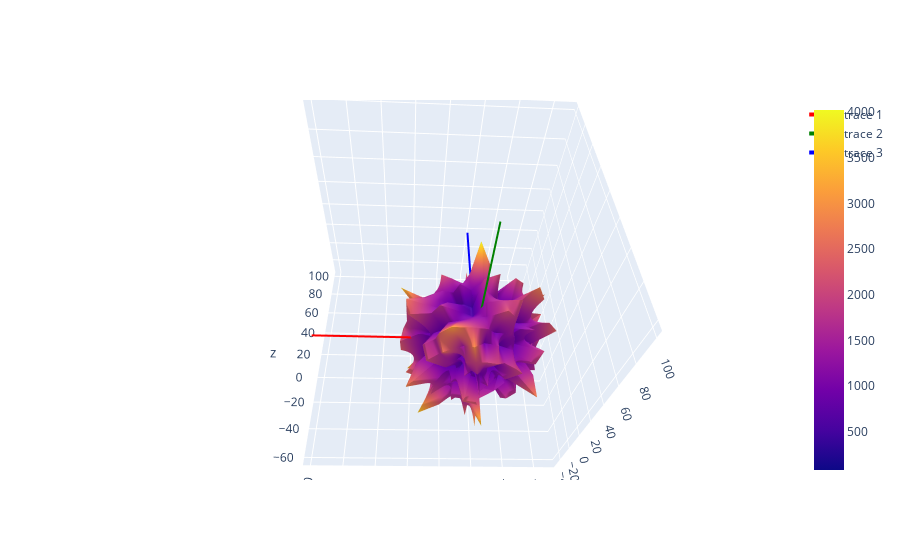

Write notebook code for a chart like this one.
### Code cell
import pandas as pd
import numpy as np
import plotly.express as px
import plotly.graph_objects as go

def ms(x, y, z, r, resolution=50):
    """Return the coordinates for plotting a sphere centered at (x,y,z)"""
    u, v = np.mgrid[-np.pi:np.pi:resolution*2j, 0:np.pi:resolution*1j]
        
    X = r * np.cos(u)*np.sin(v) + x
    Y = r * np.sin(u)*np.sin(v) + y
    Z = r * np.cos(v) + z
    return (X, Y, Z)

# data = []
res = 15
# r = np.random.uniform(0.25, 0.25, (res, res))
# for i in range(10):
#     for j in range(len(r[0])):
#         r[j, i] = 1
#         r[j, i] = 1
#         r[j, i] = 1

data = generate_data(10000)
# data = np.array([[0, 0, 0]], dtype=np.float64)
# data = np.array([[0, 0, 0]])
theta_bins, theta_borders = gen_bins(-np.pi, np.pi, 2*res)
phi_bins, phi_borders = gen_bins(0, np.pi, res)

indices, mags = parse_data(data, res)
r = np.random.uniform(0.25, 0.25, (2*res, res))

for i in range(len(indices)):
    # print(i)
    r[indices[i][0]-2, indices[i][1]-2] += mags[i]

data = []
(x_pns_surface, y_pns_surface, z_pns_surface) = ms(0, 0, 0, r, res)
data.append(go.Surface(x=x_pns_surface, y=y_pns_surface, z=z_pns_surface, opacity=1, surfacecolor=x_pns_surface**2 + y_pns_surface**2 + z_pns_surface**2))
data.append(go.Scatter3d(x = [0, 100], y = [0, 0], z = [0, 0], mode='lines', line = dict(color='red', width = 4)))
data.append(go.Scatter3d(x = [0, 0], y = [0, 100], z = [0, 0], mode='lines', line = dict(color='green', width = 4)))
data.append(go.Scatter3d(x = [0, 0], y = [0, 0], z = [0, 100], mode='lines', line = dict(color='blue', width = 4)))
px.line_3d(x = [0, 100], y = [0, 0], z = [0, 0])

fig = go.Figure(data=data)
fig.update_layout(
    scene=dict(
        camera=dict(
            up=dict(
                x=0,
                y=1,
                z=0
            ),
            eye=dict(
                x=0,
                y=1.0707,
                z=1,
            )
        ),
        aspectratio = dict( x=1, y=1, z=1 ),
        aspectmode = 'manual'
    ),
)
fig.show()

### Figure 1 — Plotly figure (JSON) as saved in the notebook; plotly's stock layout.template omitted (floating-point values rounded to 4 significant figures; data arrays with more than 128 entries replaced by an {"elided": "..."} marker saying what was removed)
{"data": [{"opacity": 1, "surfacecolor": {"elided": "30x15 float values"}, "type": "surface", "x": {"elided": "30x15 float values"}, "y": {"elided": "30x15 float values"}, "z": {"elided": "30x15 float values"}}, {"line": {"color": "red", "width": 4}, "mode": "lines", "type": "scatter3d", "x": [0, 100], "y": [0, 0], "z": [0, 0]}, {"line": {"color": "green", "width": 4}, "mode": "lines", "type": "scatter3d", "x": [0, 0], "y": [0, 100], "z": [0, 0]}, {"line": {"color": "blue", "width": 4}, "mode": "lines", "type": "scatter3d", "x": [0, 0], "y": [0, 0], "z": [0, 100]}], "layout": {"autosize": true, "scene": {"aspectmode": "manual", "aspectratio": {"x": 1, "y": 1, "z": 1}, "camera": {"center": {"x": 0, "y": 0, "z": 0}, "eye": {"x": 0.0735, "y": 1.368, "z": -1.081}, "projection": {"type": "perspective"}, "up": {"x": 0.02448, "y": 0.6193, "z": 0.7848}}}}}
